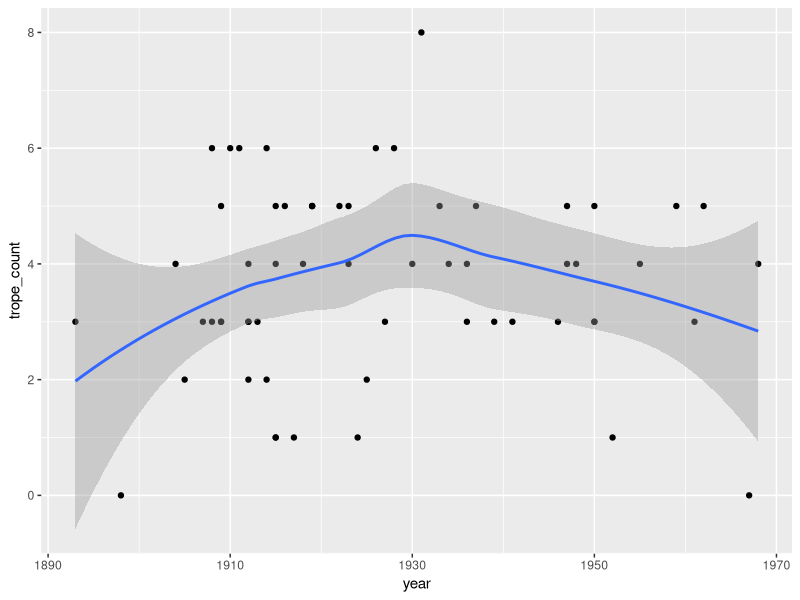
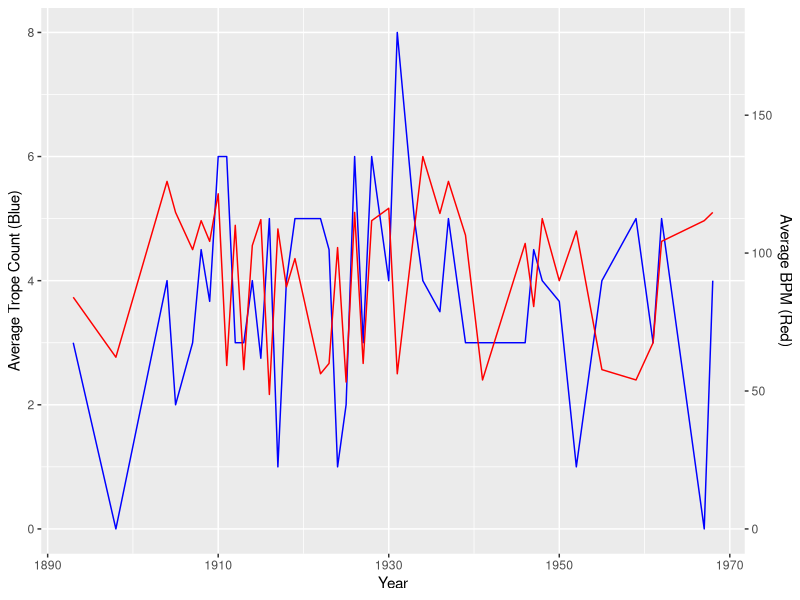
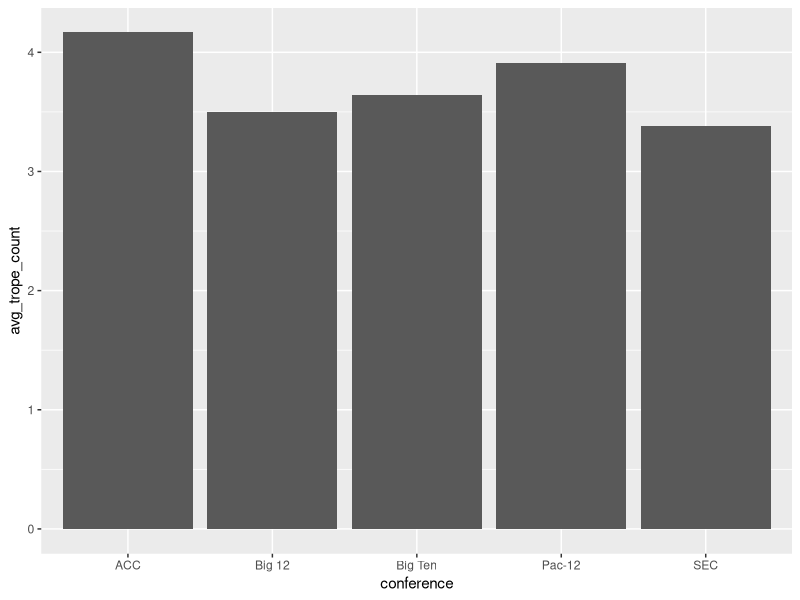
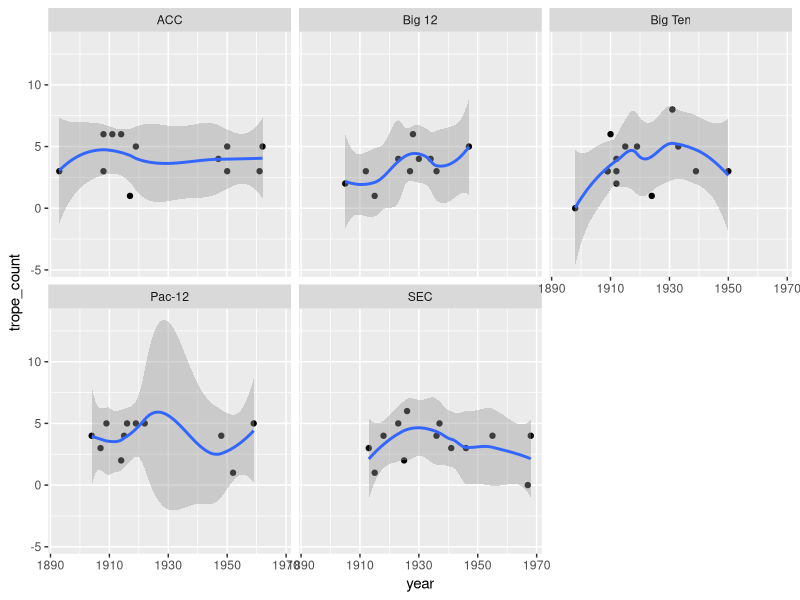
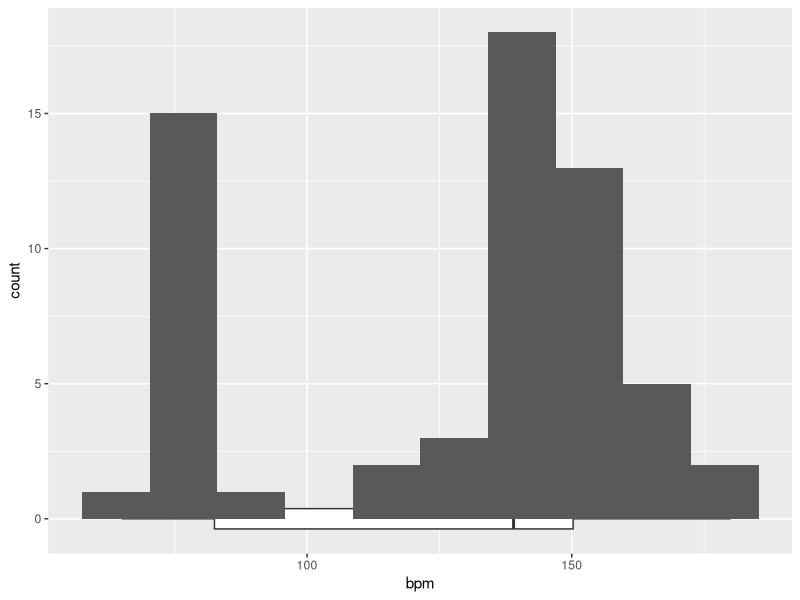
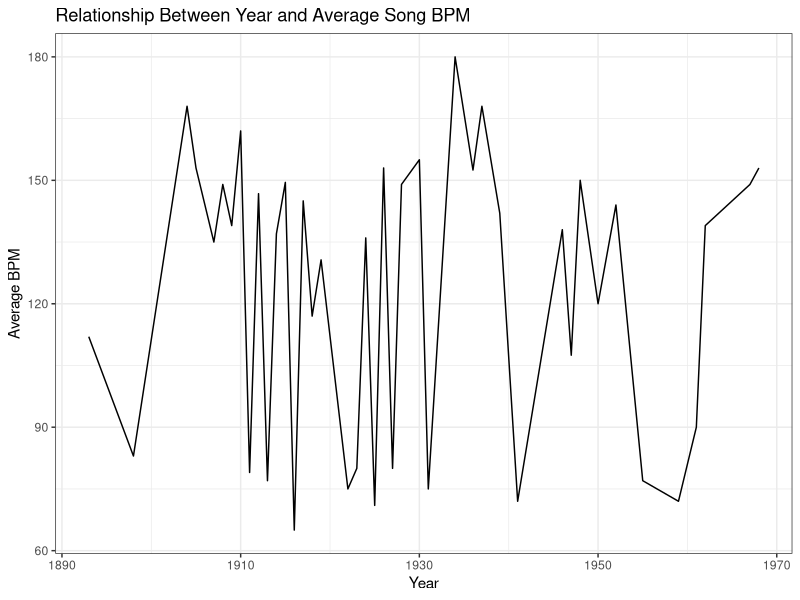

The R source for these figures, in order: (Note: this script raises an error after producing the figures.)
## ---- chunk 1
library(tidyverse)
## ---- chunk 2
fight_songs <- read.csv("fight-songs.csv")
fight_songs$conference[1] <- "ACC"
fight_songs <- fight_songs %>%
  filter(year != "Unknown") %>%
  mutate(year = as.integer(year))
glimpse(fight_songs)
## ---- chunk 3
ggplot(data = fight_songs, mapping = aes(x = year, y = trope_count)) + geom_point() + geom_smooth()
## ---- chunk 4
mod_fight_songs <- fight_songs %>%
  group_by(year) %>%
  summarize(avg_trope_count = mean(trope_count),
            avg_bpm = mean(bpm))
ggplot(data = mod_fight_songs, mapping = aes(x = year)) + geom_line(aes(y = avg_trope_count), color = "blue") + geom_line(aes(y = avg_bpm / 30), color = "red") + scale_y_continuous(name = "Average Trope Count (Blue)", sec.axis = sec_axis(trans=~.*22.5, name = "Average BPM (Red)")) + labs(x = "Year")
## ---- chunk 5
trope_count_by_conf <- fight_songs %>%
  group_by(conference) %>%
  summarize(avg_trope_count = mean(trope_count))
ggplot(data = trope_count_by_conf, mapping = aes(x = conference, y = avg_trope_count)) + geom_col()
## ---- chunk 6
ggplot(data = fight_songs, mapping = aes(x = year, y = trope_count)) + geom_point() + geom_smooth() + facet_wrap(.~conference)
## ---- chunk 7
summary(fight_songs$bpm)
ggplot(data = fight_songs, mapping = aes(x = bpm)) + geom_boxplot() + geom_histogram(bins = 10)
## ---- chunk 8
bpm_songs <- fight_songs %>%
  group_by(year) %>%
  summarize(avg_bpm = mean(bpm))
bpm_songs %>% 
  ggplot() +
  geom_line(mapping = aes(x = year, y = avg_bpm)) +
  labs(title = "Relationship Between Year and Average Song BPM", 
       x = "Year", y = "Average BPM") +
  theme_bw()
## ---- chunk 9
mod <- lm(avg_bpm ~ year, data = bpm_songs)
tidy(mod)
## ---- chunk 10
ggplot(data = bpm_songs, mapping = aes(x = year, y = avg_bpm)) + geom_point() + geom_smooth(method = "lm")
## ---- chunk 11
null_dist <- fight_songs %>%
  specify(bpm ~ year) %>%
  hypothesize(null = "point", med = 0) %>%
  generate(reps = 10000, type = "bootstrap") %>%
  calculate(stat = "correlation")
